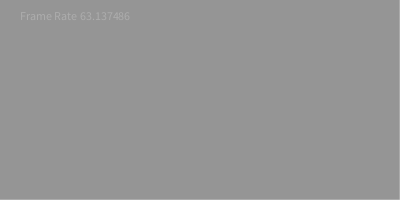
Frame 1 (no input)
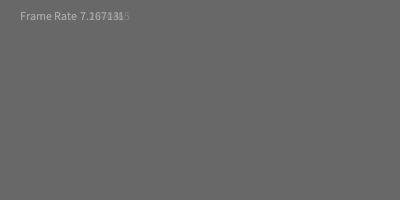
Frame 60 (the mouse pressed at the canvas centre just before this capture)
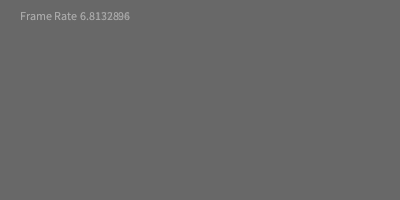
Frame 120 (the mouse held since frame 60 and released just before this capture)

The Processing sketch that drew these frames (run headless with seeded random() and noise(); from frame 60 on, the mouse is pressed at the canvas centre):

// Processing sketch: cloud1
// ── cloud1.pde

float xoff = 0.0;

void setup() {
  size(400, 200);
}

void draw() {
  fill(255);
  text("Frame Rate " + frameRate, 20, 20);
  noiseDetail(4, 0.1);
  for (int x=0; x<width; x++) {
    float yoff = 0;
    for (int y=0; y<height; y++) {
      //float bright = map(noise(xoff, yoff), 0, 1, 0, 255);
      float bright = 100;
      noStroke();
      fill(color(bright));
      ellipse(x, y, 1, 1);
      yoff += 0.01;
    }
    xoff += 0.01;
  }
  //
  //noLoop();
}
